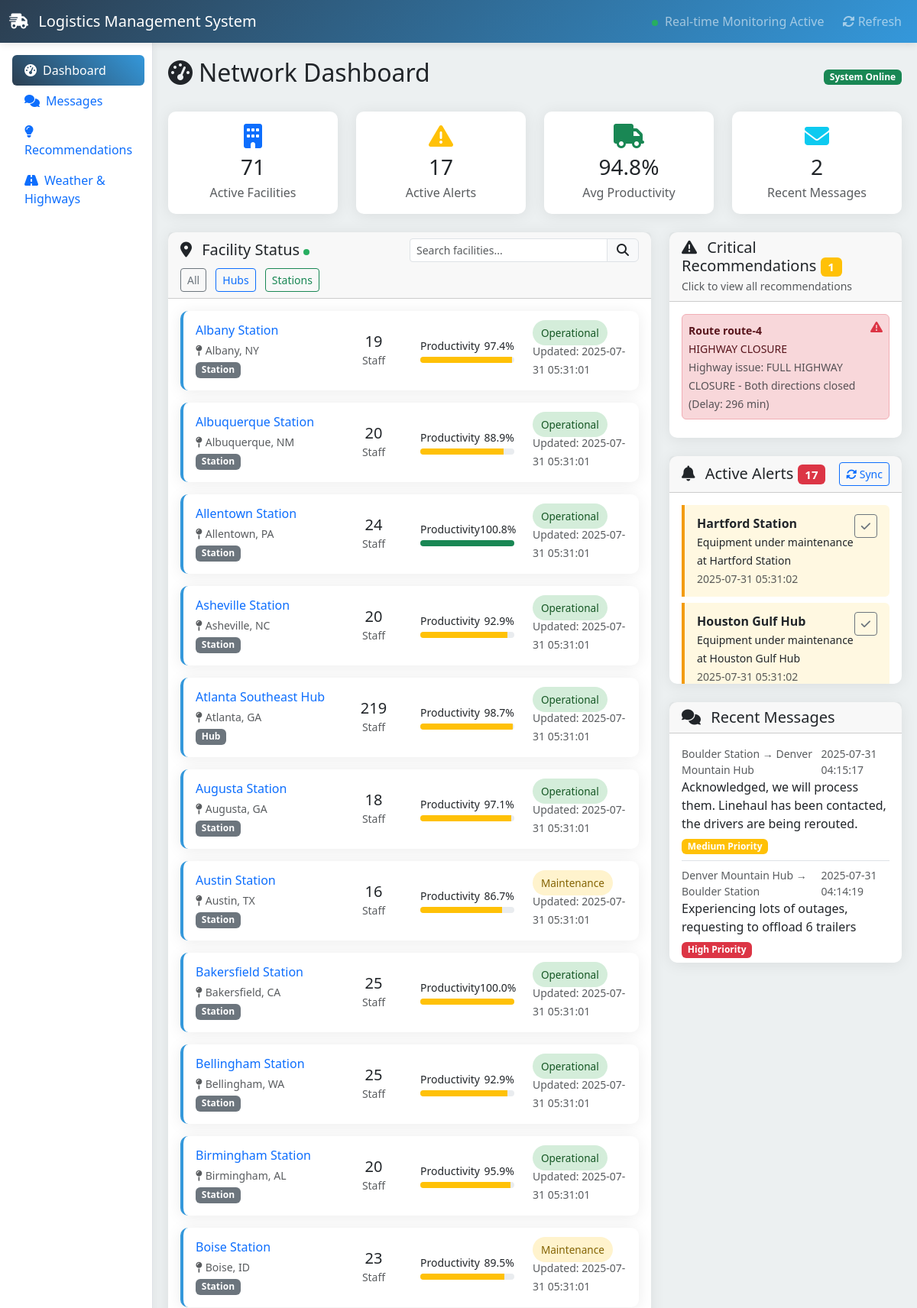
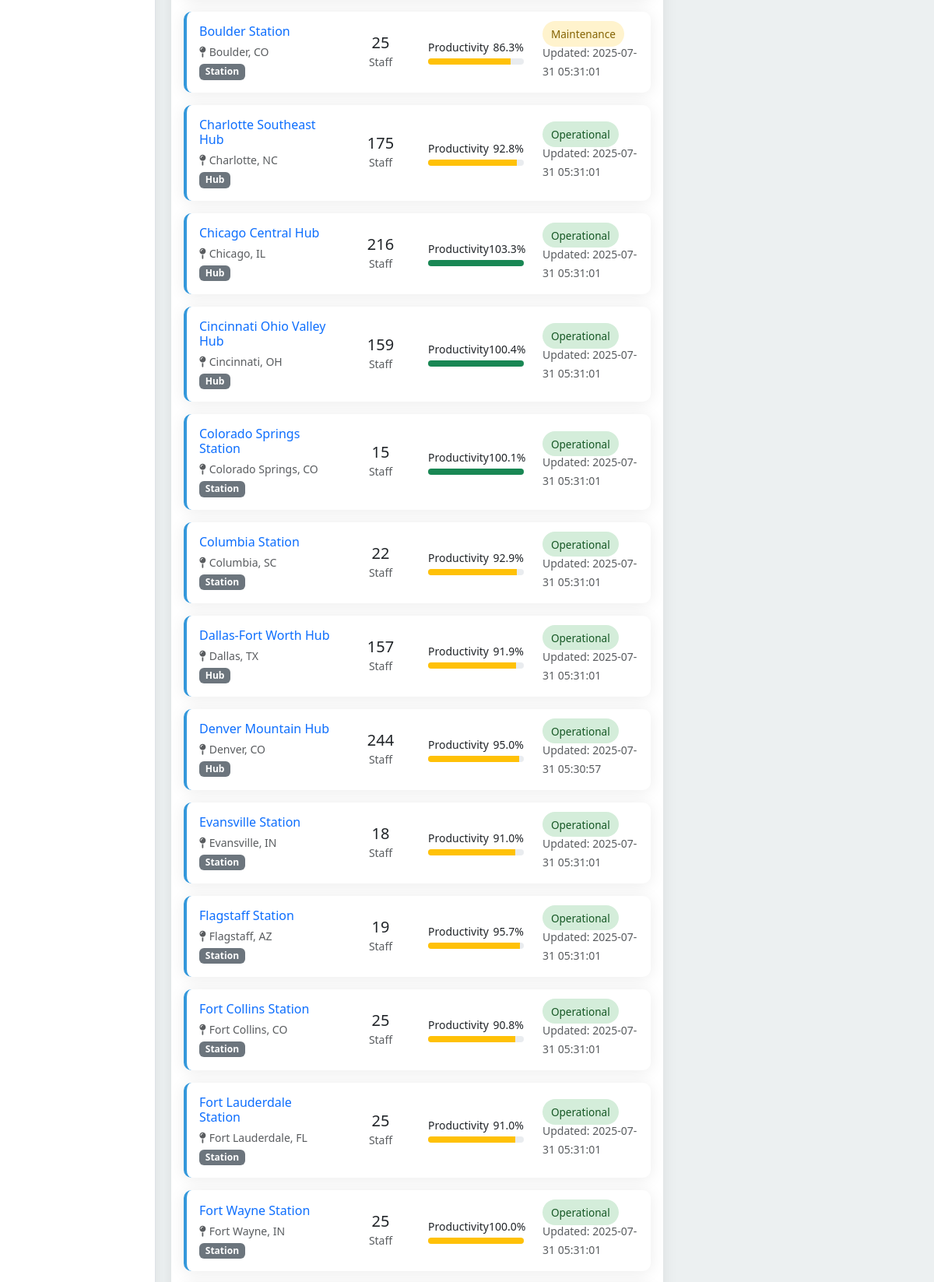
The page / (upper part) on the database its author committed (2 pictures, top to bottom).
### tables this page shows
CREATE TABLE facility_metrics (
        id INTEGER PRIMARY KEY AUTOINCREMENT,
        facility_id INTEGER,
        staffing_level INTEGER,
        productivity_rate REAL,
        equipment_status TEXT,
        downtime_minutes INTEGER DEFAULT 0,
        delivery_timeliness REAL DEFAULT 95.0,
        timestamp TIMESTAMP DEFAULT CURRENT_TIMESTAMP,
        FOREIGN KEY (facility_id) REFERENCES facilities (id)
    );

CREATE TABLE facilities (
        id INTEGER PRIMARY KEY AUTOINCREMENT,
        name TEXT NOT NULL,
        location TEXT NOT NULL,
        facility_type TEXT NOT NULL,
        status TEXT DEFAULT 'active',
        max_capacity INTEGER DEFAULT 1000,
        current_load INTEGER DEFAULT 0,
        staff_count INTEGER DEFAULT 50,
        created_at TIMESTAMP DEFAULT CURRENT_TIMESTAMP
    );

CREATE TABLE messages (
        id INTEGER PRIMARY KEY AUTOINCREMENT,
        from_facility_id INTEGER,
        to_facility_id INTEGER,
        message TEXT NOT NULL,
        priority TEXT DEFAULT 'normal',
        status TEXT DEFAULT 'sent',
        created_at TIMESTAMP DEFAULT CURRENT_TIMESTAMP,
        FOREIGN KEY (from_facility_id) REFERENCES facilities (id),
        FOREIGN KEY (to_facility_id) REFERENCES facilities (id)
    );

### web/routes.py (the view)
    @app.route("/")
    def dashboard():
        facilities = FacilityDB.get_all_active_facilities()
        alerts = AlertsDB.get_active_alerts(50)
        messages = MessagesDB.get_recent_messages(5)
        return render_template(
            "dashboard.html", facilities=facilities, alerts=alerts, messages=messages
        )

### database/logic.py (called while the page is built)
def get_db_connection():
    conn = sqlite3.connect(DATABASE, timeout=30.0)  # 30-second timeout
    conn.row_factory = sqlite3.Row
    conn.execute("PRAGMA journal_mode=WAL")
    conn.execute("PRAGMA synchronous=NORMAL")
    conn.execute("PRAGMA temp_store=memory")
    conn.execute("PRAGMA mmap_size=268435456")  # 256MB mmap
    return conn

    @staticmethod
    def get_all_active_facilities():
        conn = get_db_connection()
        facilities = conn.execute(GET_ALL_ACTIVE_FACILITIES_WITH_METRICS).fetchall()
        conn.close()
        return facilities

    @staticmethod
    def get_active_alerts(limit: int = 10):
        conn = get_db_connection()
        alerts = conn.execute(GET_ACTIVE_ALERTS, (limit,)).fetchall()
        conn.close()
        return alerts

    @staticmethod
    def get_recent_messages(limit: int = 20):
        conn = get_db_connection()
        messages = conn.execute(GET_RECENT_MESSAGES, (limit,)).fetchall()
        conn.close()
        return messages

### templates/dashboard.html (shortened to what this page needs)
{% extends "base.html" %}
{% block content %}
<div class="d-flex justify-content-between align-items-center mb-4">
    <h2><i class="fas fa-tachometer-alt me-2"></i>Network Dashboard</h2>
    <div>
        <span class="badge bg-success">System Online</span>
    </div>
</div>
<div class="row mb-4">
    <div class="col-md-3">
        <div class="card">
            <div class="card-body text-center">
                <i class="fas fa-building fa-2x text-primary mb-2"></i>
                <h3 class="mb-1">{{ facilities|length }}</h3>
                <p class="text-muted mb-0">Active Facilities</p>
            </div>
        </div>
    </div>
    <div class="col-md-3">
        <div class="card">
            <div class="card-body text-center">
                <i class="fas fa-exclamation-triangle fa-2x text-warning mb-2"></i>
                <h3 class="mb-1">{{ alerts|length }}</h3>
                <p class="text-muted mb-0">Active Alerts</p>
            </div>
        </div>
    </div>
    <div class="col-md-3">
        <div class="card">
            <div class="card-body text-center">
                <i class="fas fa-truck fa-2x text-success mb-2"></i>
                <h3 class="mb-1" id="avgProductivity">--</h3>
                <p class="text-muted mb-0">Avg Productivity</p>
            </div>
        </div>
    </div>
    <div class="col-md-3">
        <div class="card">
            <div class="card-body text-center">
                <i class="fas fa-envelope fa-2x text-info mb-2"></i>
                <h3 class="mb-1">{{ messages|length }}</h3>
                <p class="text-muted mb-0">Recent Messages</p>
            </div>
        </div>
    </div>
</div>
<div class="row">
    <div class="col-lg-8">
        <div class="card">
            <div class="card-header">
                <div class="d-flex justify-content-between align-items-center">
                    <h5 class="mb-0">
                        <i class="fas fa-map-marker-alt me-2"></i>
                        Facility Status
                        <span class="real-time-indicator"></span>
                    </h5>
                    <div class="input-group" style="width: 300px;">
                        <input type="text" id="facilitySearch" class="form-control form-control-sm"
                               placeholder="Search facilities..." onkeyup="filterFacilities()">
                        <span class="input-group-text">
                            <i class="fas fa-search"></i>
                        </span>
                    </div>
                </div>
                <div class="mt-2">
                    <button class="btn btn-sm btn-outline-secondary me-2" onclick="filterByType('all')">All</button>
                    <button class="btn btn-sm btn-outline-primary me-2" onclick="filterByType('hub')">Hubs</button>
                    <button class="btn btn-sm btn-outline-success" onclick="filterByType('station')">Stations</button>
                </div>
            </div>
            <div class="card-body">
                <div id="facilitiesContainer">
                    {% for facility in facilities %}
                    <div class="facility-card card mb-3
                         ">
                        <div class="card-body">
                            <div class="row align-items-center">
                                <div class="col-md-4">
                                    <h6 class="mb-1">
                                        <a href="{{ url_for('facility_detail', facility_id=facility.id) }}"
                                           class="text-decoration-none">
                                            {{ facility.name }}
                                        </a>
                                    </h6>
                                    <small class="text-muted">
                                        <i class="fas fa-map-pin me-1"></i>{{ facility.location }}
                                    </small><br>
                                    <span class="badge bg-secondary">{{ facility.facility_type.replace('_', ' ').title() }}</span>
                                </div>
                                <div class="col-md-2">
                                    {% if facility.staffing_level %}
                                    <div class="text-center">
                                        <div class="h5 mb-0">{{ facility.staffing_level }}</div>
                                        <small class="text-muted">Staff</small>
                                    </div>
                                    {% else %}
                                    <div class="text-center data-unavailable">
                                        <div class="h5 mb-0">--</div>
                                        <small class="text-muted">Data N/A</small>
                                    </div>
                                    {% endif %}
                                </div>
                                <div class="col-md-3">
                                    {% if facility.productivity_rate %}
                                    <div>
                                        <div class="d-flex justify-content-between mb-1">
                                            <small>Productivity</small>
                                            <small>{{ (facility.productivity_rate * 100)|round(1) }}%</small>
                                        </div>
                                        <div class="productivity-bar">
                                            <div class="productivity-fill bg-{% if facility.productivity_rate >= 1.0 %}success{% elif facility.productivity_rate >= 0.8 %}warning{% else %}danger{% endif %}"
                                                 style="width: {{ ((facility.productivity_rate * 100) if facility.productivity_rate * 100 < 100 else 100) }}%"></div>
                                        </div>
                                    </div>
                                    {% endif %}
                                </div>
                                <div class="col-md-3">
                                    {% if facility.equipment_status %}
                                    <span class="metric-badge status-{{ facility.equipment_status.lower().replace(' ', '') }}">
                                        {{ facility.equipment_status }}
                                    </span>
                                    {% else %}
                                    <span class="metric-badge bg-secondary text-white">Unknown</span>
                                    {% endif %}
                                    <br><small class="text-muted">
                                        {% if facility.last_updated %}
                                        Updated: {{ facility.last_updated }}
                                        {% else %}
                                        No recent data
                                        {% endif %}
                                    </small>
                                </div>
                            </div>
                        </div>
                    </div>
                    {% endfor %}
                </div>
            </div>
        </div>
    </div>
    <div class="col-lg-4">
        <div class="card mb-4" style="cursor: pointer;" onclick="loadRecommendations()">
            <div class="card-header">
                <h5 class="mb-0">
                    <i class="fas fa-exclamation-triangle me-2"></i>
                    Critical Recommendations
                    <span class="badge bg-warning" id="criticalRecsCount">--</span>
                </h5>
                <small class="text-muted">Click to view all recommendations</small>
            </div>
            <div class="card-body" style="max-height: 250px; overflow-y: auto;">
                <div id="criticalRecommendations">
                </div>
            </div>
        </div>
        <div class="card mb-4">
            <div class="card-header">
                <div class="d-flex justify-content-between align-items-center">
                    <h5 class="mb-0">
                        <i class="fas fa-bell me-2"></i>
                        Active Alerts
                        {% if alerts|length > 0 %}
                        <span class="badge bg-danger">{{ alerts|length }}</span>
                        {% endif %}
                    </h5>
                    <button class="btn btn-sm btn-outline-primary" onclick="syncAlerts()">
                        <i class="fas fa-sync-alt"></i> Sync
                    </button>
                </div>
            </div>
            <div class="card-body" style="max-height: 250px; overflow-y: auto;">
                <div id="alertsContainer">
                </div>
            </div>
        </div>
        <div class="card">
            <div class="card-header">
                <h5 class="mb-0">
                    <i class="fas fa-comments me-2"></i>
                    Recent Messages
                </h5>
            </div>
            <div class="card-body" style="max-height: 300px; overflow-y: auto;">
                {% if messages %}
                    {% for message in messages %}
                    <div class="border-bottom pb-2 mb-2">
                        <div class="d-flex justify-content-between">
                            <small class="text-muted">{{ message.from_facility }} → {{ message.to_facility }}</small>
                            <small class="text-muted">{{ message.created_at }}</small>
                        </div>
                        <p class="mb-1">{{ message.message }}</p>
                        {% if message.priority != 'normal' %}
                        <span class="badge bg-{% if message.priority == 'high' %}danger{% else %}warning{% endif %}">
                            {{ message.priority.title() }} Priority
                        </span>
                        {% endif %}
                    </div>
                    {% endfor %}
                {% else %}
                    <p class="text-muted">No recent messages</p>
                {% endif %}
            </div>
        </div>
    </div>
</div>
{% endblock %}

### templates/base.html (style rules this page uses)
:root { --primary-color: #2c3e50; --secondary-color: #3498db; --success-color: #27ae60; --warning-color: #f39c12; --danger-color: #e74c3c; --light-bg: #ecf0f1; }
body { background-color: var(--light-bg); font-family: 'Segoe UI', Tahoma, Geneva, Verdana, sans-serif; }
.card { border: none; border-radius: 10px; box-shadow: 0 2px 20px rgba(0,0,0,0.08); transition: transform 0.2s ease; }
.facility-card { border-left: 4px solid var(--secondary-color); }
.metric-badge { font-size: 0.85em; padding: 0.5em 0.8em; border-radius: 20px; }
.status-operational { background-color: #d4edda; color: #155724; }
.status-maintenance { background-color: #fff3cd; color: #856404; }
.productivity-bar { height: 8px; background-color: #e9ecef; border-radius: 4px; overflow: hidden; }
.productivity-fill { height: 100%; transition: width 0.3s ease; }
.real-time-indicator { display: inline-block; width: 8px; height: 8px; background-color: var(--success-color); border-radius: 50%; margin-right: 5px; animation: pulse 2s infinite; }

### rows shown on the page
facility_metrics: name "Albany Station", location "Albany, NY", facility_type.replace "Station", staffing_level "19", (facility.productivity_rate*100)|round(1) "97.4", equipment_status "Operational", last_updated "2025-07-31 05:31:01"
facility_metrics: name "Albuquerque Station", location "Albuquerque, NM", facility_type.replace "Station", staffing_level "20", (facility.productivity_rate*100)|round(1) "88.9", equipment_status "Operational", last_updated "2025-07-31 05:31:01"
facility_metrics: name "Allentown Station", location "Allentown, PA", facility_type.replace "Station", staffing_level "24", (facility.productivity_rate*100)|round(1) "100.8", equipment_status "Operational", last_updated "2025-07-31 05:31:01"
facility_metrics: name "Asheville Station", location "Asheville, NC", facility_type.replace "Station", staffing_level "20", (facility.productivity_rate*100)|round(1) "92.9", equipment_status "Operational", last_updated "2025-07-31 05:31:01"
facility_metrics: name "Atlanta Southeast Hub", location "Atlanta, GA", facility_type.replace "Hub", staffing_level "219", (facility.productivity_rate*100)|round(1) "98.7", equipment_status "Operational", last_updated "2025-07-31 05:31:01"
facility_metrics: name "Augusta Station", location "Augusta, GA", facility_type.replace "Station", staffing_level "18", (facility.productivity_rate*100)|round(1) "97.1", equipment_status "Operational", last_updated "2025-07-31 05:31:01"
facility_metrics: name "Austin Station", location "Austin, TX", facility_type.replace "Station", staffing_level "16", (facility.productivity_rate*100)|round(1) "86.7", equipment_status "Maintenance", last_updated "2025-07-31 05:31:01"
facility_metrics: name "Bakersfield Station", location "Bakersfield, CA", facility_type.replace "Station", staffing_level "25", (facility.productivity_rate*100)|round(1) "100.0", equipment_status "Operational", last_updated "2025-07-31 05:31:01"
facility_metrics: name "Bellingham Station", location "Bellingham, WA", facility_type.replace "Station", staffing_level "25", (facility.productivity_rate*100)|round(1) "92.9", equipment_status "Operational", last_updated "2025-07-31 05:31:01"
facility_metrics: name "Birmingham Station", location "Birmingham, AL", facility_type.replace "Station", staffing_level "20", (facility.productivity_rate*100)|round(1) "95.9", equipment_status "Operational", last_updated "2025-07-31 05:31:01"
facility_metrics: name "Boise Station", location "Boise, ID", facility_type.replace "Station", staffing_level "23", (facility.productivity_rate*100)|round(1) "89.5", equipment_status "Maintenance", last_updated "2025-07-31 05:31:01"
facility_metrics: name "Boulder Station", location "Boulder, CO", facility_type.replace "Station", staffing_level "25", (facility.productivity_rate*100)|round(1) "86.3", equipment_status "Maintenance", last_updated "2025-07-31 05:31:01"
facility_metrics: name "Charlotte Southeast Hub", location "Charlotte, NC", facility_type.replace "Hub", staffing_level "175", (facility.productivity_rate*100)|round(1) "92.8", equipment_status "Operational", last_updated "2025-07-31 05:31:01"
facility_metrics: name "Chicago Central Hub", location "Chicago, IL", facility_type.replace "Hub", staffing_level "216", (facility.productivity_rate*100)|round(1) "103.3", equipment_status "Operational", last_updated "2025-07-31 05:31:01"
facility_metrics: name "Cincinnati Ohio Valley Hub", location "Cincinnati, OH", facility_type.replace "Hub", staffing_level "159", (facility.productivity_rate*100)|round(1) "100.4", equipment_status "Operational", last_updated "2025-07-31 05:31:01"
facility_metrics: name "Colorado Springs Station", location "Colorado Springs, CO", facility_type.replace "Station", staffing_level "15", (facility.productivity_rate*100)|round(1) "100.1", equipment_status "Operational", last_updated "2025-07-31 05:31:01"
facility_metrics: name "Columbia Station", location "Columbia, SC", facility_type.replace "Station", staffing_level "22", (facility.productivity_rate*100)|round(1) "92.9", equipment_status "Operational", last_updated "2025-07-31 05:31:01"
facility_metrics: name "Dallas-Fort Worth Hub", location "Dallas, TX", facility_type.replace "Hub", staffing_level "157", (facility.productivity_rate*100)|round(1) "91.9", equipment_status "Operational", last_updated "2025-07-31 05:31:01"
facility_metrics: name "Denver Mountain Hub", location "Denver, CO", facility_type.replace "Hub", staffing_level "244", (facility.productivity_rate*100)|round(1) "95.0", equipment_status "Operational", last_updated "2025-07-31 05:30:57"
facility_metrics: name "Evansville Station", location "Evansville, IN", facility_type.replace "Station", staffing_level "18", (facility.productivity_rate*100)|round(1) "91.0", equipment_status "Operational", last_updated "2025-07-31 05:31:01"
facility_metrics: name "Flagstaff Station", location "Flagstaff, AZ", facility_type.replace "Station", staffing_level "19", (facility.productivity_rate*100)|round(1) "95.7", equipment_status "Operational", last_updated "2025-07-31 05:31:01"
facility_metrics: name "Fort Collins Station", location "Fort Collins, CO", facility_type.replace "Station", staffing_level "25", (facility.productivity_rate*100)|round(1) "90.8", equipment_status "Operational", last_updated "2025-07-31 05:31:01"
facility_metrics: name "Fort Lauderdale Station", location "Fort Lauderdale, FL", facility_type.replace "Station", staffing_level "25", (facility.productivity_rate*100)|round(1) "91.0", equipment_status "Operational", last_updated "2025-07-31 05:31:01"
facility_metrics: name "Fort Wayne Station", location "Fort Wayne, IN", facility_type.replace "Station", staffing_level "25", (facility.productivity_rate*100)|round(1) "100.0", equipment_status "Operational", last_updated "2025-07-31 05:31:01"
messages: from_facility "Boulder Station", to_facility "Denver Mountain Hub", created_at "2025-07-31 04:15:17", message "Acknowledged, we will process them. Linehaul has been contacted, the drivers are being rerouted.", priority "Medium"
messages: from_facility "Denver Mountain Hub", to_facility "Boulder Station", created_at "2025-07-31 04:14:19", message "Experiencing lots of outages, requesting to offload 6 trailers", priority "High"

### other values the page prints
{{ facilities|length }} "71"
{{ alerts|length }} "17"
{{ messages|length }} "2"
